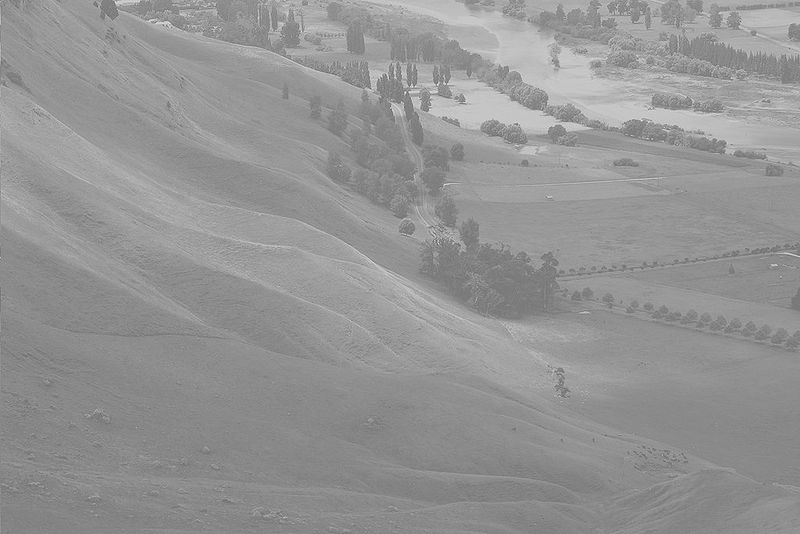
#> input picture DIP-Image-Enhancement-System/images/input/hawkes_bay_in (1).jpg, 800 x 534 px, found by its file name
$ jupyter execute lab_06.ipynb   (shell and % lines are left out)
#> lines starting #> are read from the running program, lines starting #| are printed output that depends on the picture
[cell 1]
from google.colab import files
uploaded = files.upload()
#> the answer given: hawkes_bay_in (1).jpg

[cell 2]
import cv2, numpy as np, matplotlib.pyplot as plt, os

os.makedirs("outputs", exist_ok=True)
IMAGE_NAME = "hawkes_bay_in (1).jpg"

def save_fig(fig, name):
    fig.savefig(f"outputs/{name}", dpi=120, bbox_inches='tight')
    plt.show(); plt.close(fig)

# ════════════════════════════════════
# PHASE 6.1 – Image Acquisition
# ════════════════════════════════════
img_bgr  = cv2.imread(IMAGE_NAME)
#> img_bgr is the input picture: shape (534, 800, 3); min 86, max 246, mean 148
img_rgb  = cv2.cvtColor(img_bgr, cv2.COLOR_BGR2RGB)
img_gray = cv2.cvtColor(img_bgr, cv2.COLOR_BGR2GRAY)
h, w, c  = img_rgb.shape
#> h = 534; w = 800; c = 3

print("="*55)
print("  PHASE 6.1 : Image Acquisition & Understanding")
print("="*55)
print(f"  Resolution : {h} x {w}")
#|   Resolution : 534 x 800
print(f"  Channels   : {c}")
#|   Channels   : 3
print(f"  Data Type  : {img_rgb.dtype}")
#|   Data Type  : uint8
print("  Pixel Matrix (top-left 5x5 grayscale):")
print(img_gray[:5, :5])
#| [[125 149 160 155 134]
#|  [181 150 130 123 148]
#|  [155 141 150 132 142]
#|  [135 133 152 140 139]
#|  [146 144 145 137 123]]

fig, axes = plt.subplots(1, 3, figsize=(14, 4))
fig.suptitle("Phase 6.1 – Image Acquisition & Understanding", fontsize=13, fontweight='bold')
axes[0].imshow(img_rgb);                       axes[0].set_title("Original RGB");       axes[0].axis('off')
axes[1].imshow(img_gray, cmap='gray');         axes[1].set_title("Grayscale");           axes[1].axis('off')
axes[2].imshow(img_gray[:30,:30],cmap='gray'); axes[2].set_title("Pixel Matrix (30x30)");axes[2].axis('off')
fig.text(0.5,-0.01,f"Resolution:{h}x{w} | Channels:{c} | dtype:{img_rgb.dtype}",ha='center',fontsize=10,color='navy')
save_fig(fig, "phase61_acquisition.jpg")

# ════════════════════════════════════
# PHASE 6.2 – Sampling & Quantization
# ════════════════════════════════════
print("\n" + "="*55)
print("  PHASE 6.2 : Sampling & Quantization")
print("="*55)

scales  = [0.25, 0.5, 1.0, 1.5, 2.0]
slabels = ['0.25x (Down)', '0.50x (Down)', '1x (Original)', '1.50x (Up)', '2x (Up)']
fig, axes = plt.subplots(1, 5, figsize=(22, 4))
fig.suptitle("Phase 6.2A – Sampling Comparison", fontsize=13, fontweight='bold')
for i, s in enumerate(scales):
    nh, nw = int(h*s), int(w*s)
    interp = cv2.INTER_AREA if s < 1 else cv2.INTER_LINEAR
    rs = cv2.resize(img_gray, (nw, nh), interpolation=interp)
    axes[i].imshow(rs, cmap='gray')
    axes[i].set_title(f"{slabels[i]}\n{nh}x{nw}")
    axes[i].axis('off')
    print(f"  {slabels[i]:15} -> {nh} x {nw}")
save_fig(fig, "phase62a_sampling.jpg")

fig, axes = plt.subplots(1, 3, figsize=(14, 4))
fig.suptitle("Phase 6.2B – Bit Depth Reduction", fontsize=13, fontweight='bold')
notes = ['Full quality', 'Slight banding', 'Heavy posterisation']
for i, b in enumerate([8, 4, 2]):
    lv = 2**b
    iq = np.uint8(np.round(img_gray/255*(lv-1)) * (255/(lv-1)))
    axes[i].imshow(iq, cmap='gray')
    axes[i].set_title(f"{b}-bit ({lv} levels)\n{notes[i]}")
    axes[i].axis('off')
    print(f"  {b}-bit -> {lv} levels -> {notes[i]}")
save_fig(fig, "phase62b_quantization.jpg")

# ════════════════════════════════════
# PHASE 6.3 – Geometric Transformations
# ════════════════════════════════════
print("\n" + "="*55)
print("  PHASE 6.3 : Geometric Transformations")
print("="*55)
cx, cy = w//2, h//2
#> cx = 400; cy = 267

fig, axes = plt.subplots(2, 4, figsize=(22, 9))
fig.suptitle("Phase 6.3A – Rotation (7 Angles)", fontsize=13, fontweight='bold')
axes = axes.flatten()
axes[0].imshow(img_gray, cmap='gray'); axes[0].set_title("Original"); axes[0].axis('off')
for i, ang in enumerate([30, 45, 60, 90, 120, 150, 180]):
    M   = cv2.getRotationMatrix2D((cx, cy), ang, 1.0)
    rot = cv2.warpAffine(img_gray, M, (w, h))
    axes[i+1].imshow(rot, cmap='gray')
    axes[i+1].set_title(f"Rotation {ang}°")
    axes[i+1].axis('off')
save_fig(fig, "phase63a_rotation.jpg")

M_t    = np.float32([[1,0,50],[0,1,30]])
img_t  = cv2.warpAffine(img_gray, M_t, (w, h))
pts1   = np.float32([[0,0],[w,0],[0,h]])
#> pts1 = [[0, 0], [800, 0], [0, 534]]
pts2   = np.float32([[0,0],[w,0],[int(0.3*h),h]])
#> pts2 = [[0, 0], [800, 0], [160, 534]]
M_s    = cv2.getAffineTransform(pts1, pts2)
img_s  = cv2.warpAffine(img_gray, M_s, (w, h))
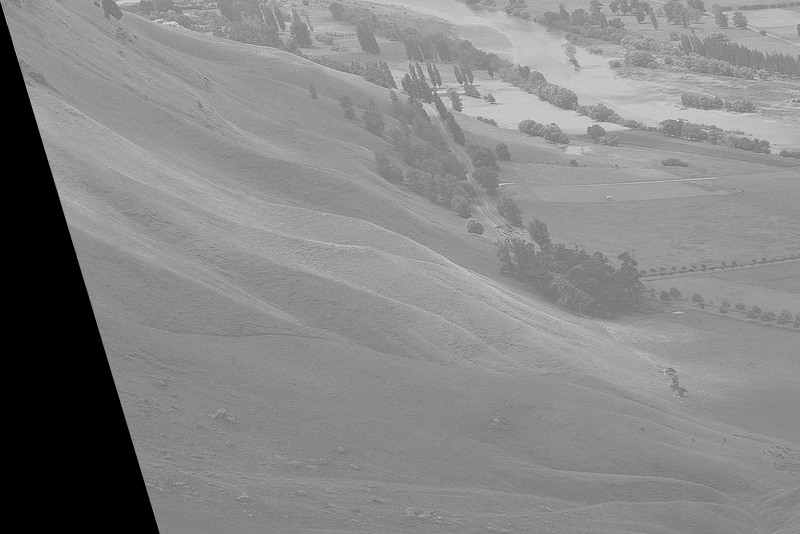
#> img_s: shape (534, 800); min 0, max 243, mean 133.8
fig, axes = plt.subplots(1, 3, figsize=(15, 4))
fig.suptitle("Phase 6.3B – Translation & Shearing", fontsize=13, fontweight='bold')
for ax,im,t in zip(axes,[img_gray,img_t,img_s],["Original","Translated (50,30)","Horizontal Shear"]):
    ax.imshow(im, cmap='gray'); ax.set_title(t); ax.axis('off')
#> this loop made 3 passes
#> t on passes 1 to 3: 'Original', 'Translated (50,30)', 'Horizontal Shear'
save_fig(fig, "phase63b_trans_shear.jpg")

Mf    = cv2.getRotationMatrix2D((cx,cy),  90, 1.0)
Mi    = cv2.getRotationMatrix2D((cx,cy), -90, 1.0)
r90   = cv2.warpAffine(img_gray, Mf, (w, h))
rst   = cv2.warpAffine(r90,      Mi, (w, h))
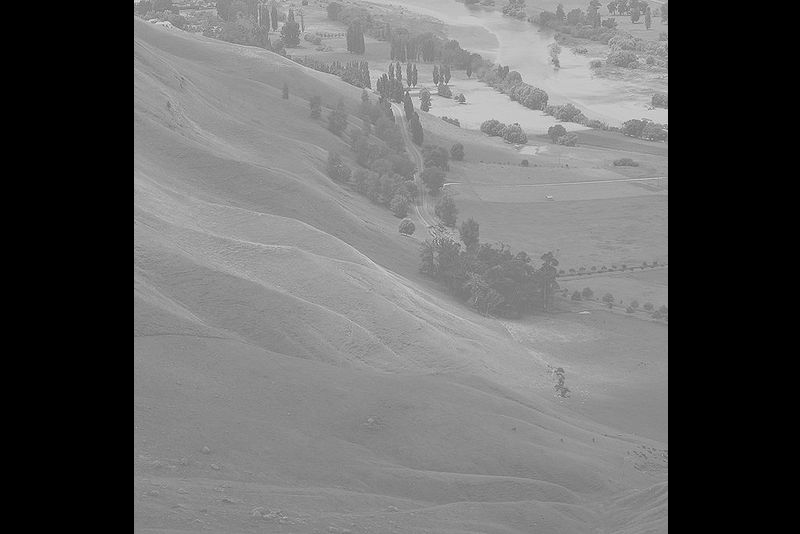
#> rst: shape (534, 800); min 0, max 246, mean 99.4
fig, axes = plt.subplots(1, 3, figsize=(15, 4))
fig.suptitle("Phase 6.3C – Inverse Transformation", fontsize=13, fontweight='bold')
for ax,im,t in zip(axes,[img_gray,r90,rst],["Original","Rotated 90°","Restored (-90°)"]):
    ax.imshow(im, cmap='gray'); ax.set_title(t); ax.axis('off')
#> this loop made 3 passes
#> t on passes 1 to 3: 'Original', 'Rotated 90°', 'Restored (-90°)'
save_fig(fig, "phase63c_inverse.jpg")
print("  Translation : tx=50, ty=30 ✓")
print("  Shearing    : Horizontal factor=0.3 ✓")
print("  Inverse     : Rotate 90° → Restore -90° ✓")

# ════════════════════════════════════
# PHASE 6.4 – Intensity Transformations
# ════════════════════════════════════
print("\n" + "="*55)
print("  PHASE 6.4 : Intensity Transformations")
print("="*55)
img_d   = img_gray.astype(np.float64) / 255.0
img_neg = 1.0 - img_d
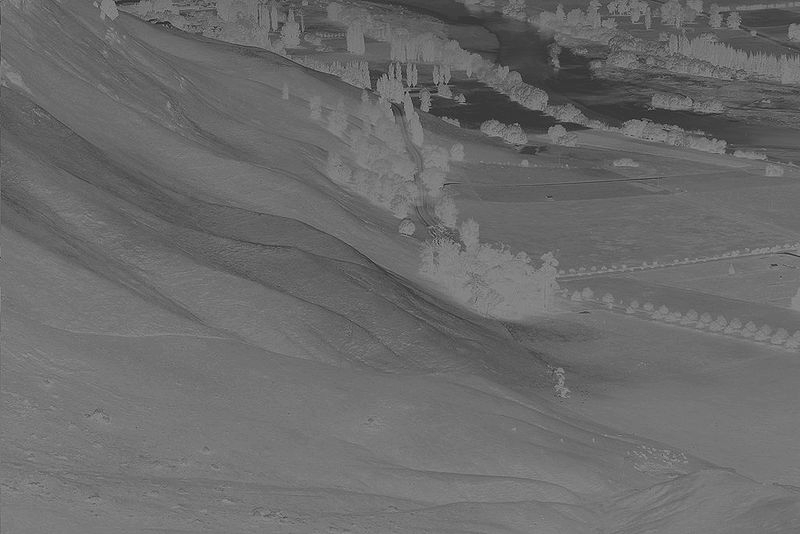
#> img_neg: shape (534, 800) float64; min 0.0353, max 0.663, mean 0.42
img_log = np.log1p(img_d); img_log /= img_log.max()
#> after `img_log /= img_log.max()`:
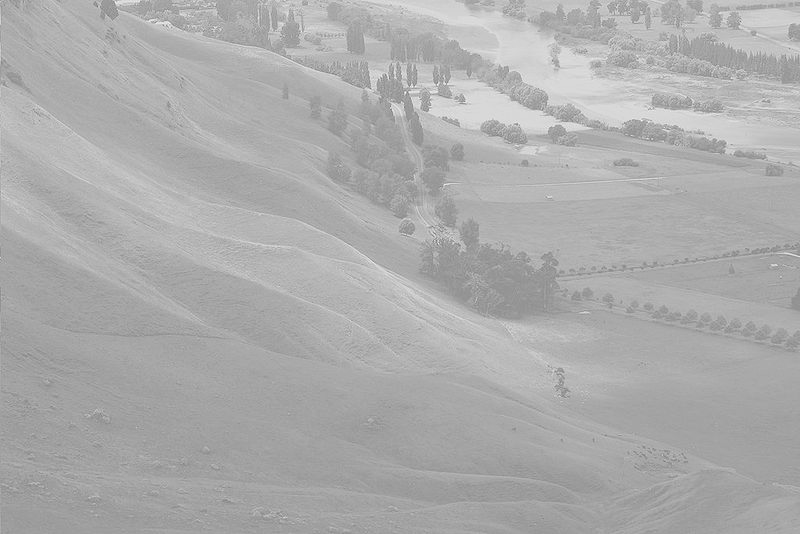
#> img_log: shape (534, 800) float64; min 0.43, max 1, mean 0.677
img_g05 = np.power(img_d, 0.5)
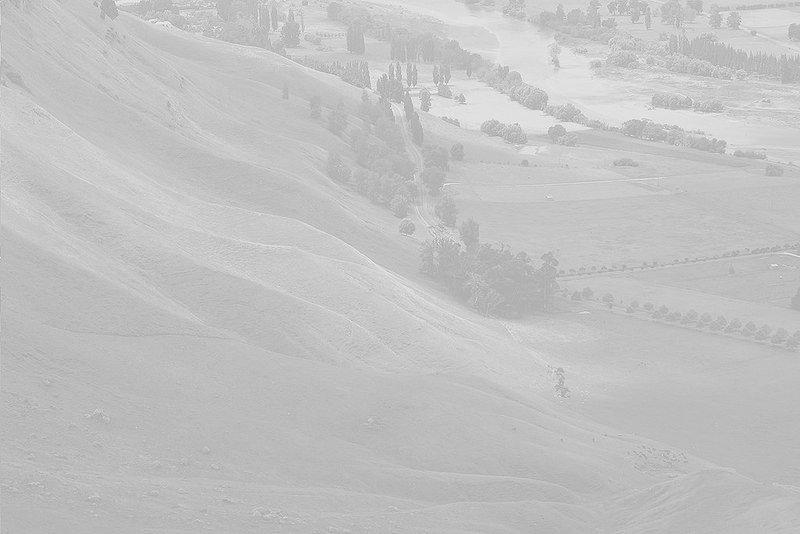
#> img_g05: shape (534, 800) float64; min 0.581, max 0.982, mean 0.761
img_g15 = np.power(img_d, 1.5)
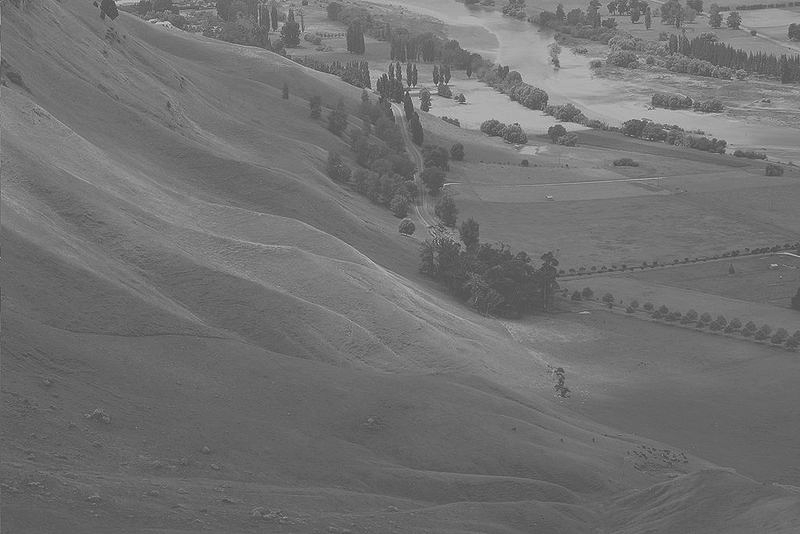
#> img_g15: shape (534, 800) float64; min 0.196, max 0.948, mean 0.444

fig, axes = plt.subplots(1, 5, figsize=(22, 4))
fig.suptitle("Phase 6.4 – Intensity Transformations", fontsize=13, fontweight='bold')
for ax,im,t in zip(axes,
                   [img_d, img_neg, img_log, img_g05, img_g15],
                   ["Original","Negative","Log (C=1)","Gamma=0.5\n(Brighter)","Gamma=1.5\n(Darker)"]):
    ax.imshow(im, cmap='gray', vmin=0, vmax=1); ax.set_title(t); ax.axis('off')
#> this loop made 5 passes
#> t on passes 1 to 3: 'Original', 'Negative', 'Log (C=1)'
save_fig(fig, "phase64_intensity.jpg")
print("  Gamma=0.5 → BEST for BRIGHTENING ✓")
print("  Log       → BEST for dark detail highlighting ✓")

# ════════════════════════════════════
# PHASE 6.5 – Histogram Processing
# ════════════════════════════════════
print("\n" + "="*55)
print("  PHASE 6.5 : Histogram Processing")
print("="*55)
counts, _ = np.histogram(img_gray.ravel(), 256, (0, 256))
#> counts = 256 values, max 15946 at index 138, min 0 at index 0, mean 1668.8
nonzero   = np.sum(counts > 0)
#> nonzero = 143
print(f"  Active bins: {nonzero}/256 → {'LOW contrast' if nonzero<100 else 'HIGH contrast'}")
#|   Active bins: 143/256 → HIGH contrast

pdf_v = counts / counts.sum()
#> pdf_v = 256 values, max 0.0373 at index 138, min 0 at index 0, mean 0.00391
cdf_v = np.cumsum(pdf_v)
#> cdf_v = 256 values from 0 to 1
lut   = np.uint8(255 * cdf_v)
#> lut = 256 values from 0 to 254
img_eq_m = lut[img_gray]
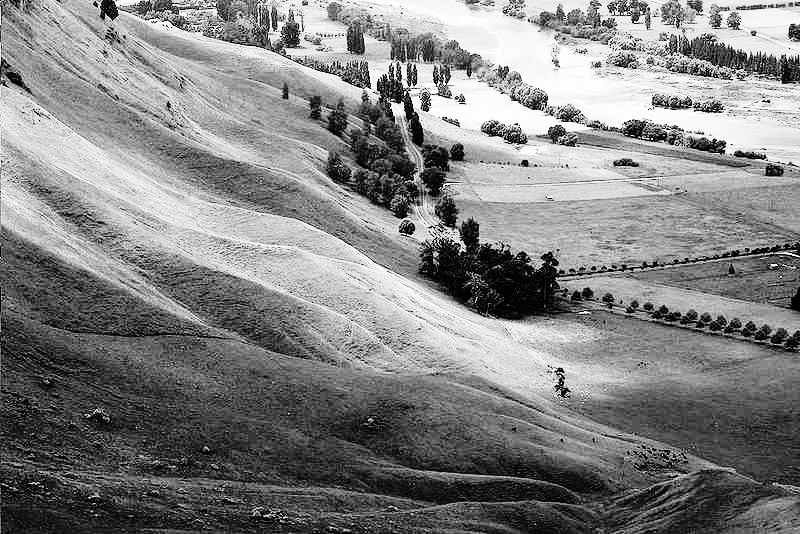
#> img_eq_m: shape (534, 800); min 0, max 254, mean 129.8
img_eq_b = cv2.equalizeHist(img_gray)

fig, axes = plt.subplots(2, 3, figsize=(16, 9))
fig.suptitle("Phase 6.5 – Histogram Equalization Comparison", fontsize=13, fontweight='bold')
for col, (im, t) in enumerate(zip([img_gray, img_eq_m, img_eq_b],
                                   ["Original","Manual HE","cv2.equalizeHist()"])):
    axes[0][col].imshow(im, cmap='gray'); axes[0][col].set_title(t); axes[0][col].axis('off')
    axes[1][col].hist(im.ravel(), 256, (0,255), color='steelblue', edgecolor='none')
    axes[1][col].set_title(f"Histogram: {t}"); axes[1][col].set_xlabel("Intensity")
#> this loop made 3 passes
save_fig(fig, "phase65_histogram.jpg")

fig, ax = plt.subplots(figsize=(8, 4))
ax.plot(cdf_v, color='blue', linewidth=2)
ax.set_title("CDF Used for Equalization"); ax.set_xlabel("Intensity"); ax.set_ylabel("Cumulative Probability"); ax.grid(True)
save_fig(fig, "phase65_cdf.jpg")
#> in save_fig (call 9), `fig.savefig(f"outputs/{name}", dpi=120, bbox_inches='tight')`:
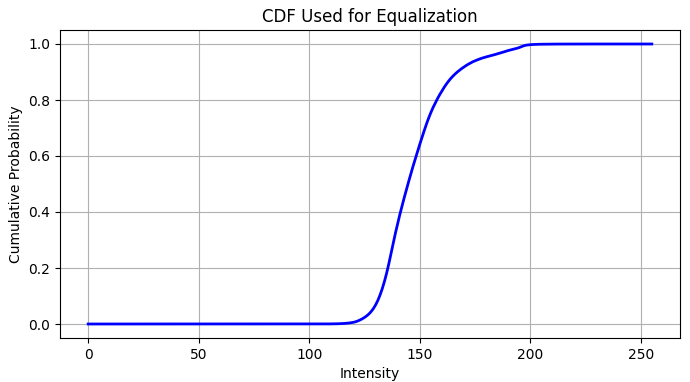
#> figure drawn by matplotlib, 1 panel; curve peaks at x = 246, y = 1

std_o = np.std(img_gray.astype(float))
#> std_o = 15.15
std_m = np.std(img_eq_m.astype(float))
#> std_m = 72.96
std_b = np.std(img_eq_b.astype(float))
#> std_b = 72.95
fig, ax = plt.subplots(figsize=(7, 4))
bars = ax.bar(["Original","Manual HE","equalizeHist()"],[std_o,std_m,std_b],color=['#4472C4','#ED7D31','#A9D18E'])
for bar, v in zip(bars,[std_o,std_m,std_b]):
    ax.text(bar.get_x()+bar.get_width()/2, bar.get_height()+0.5, f"{v:.1f}", ha='center')
#> this loop made 3 passes
#> v on passes 1 to 3: 15.15, 72.96, 72.95
ax.set_ylabel("Standard Deviation"); ax.set_title("Contrast Comparison (Std Dev)"); ax.grid(axis='y')
save_fig(fig, "phase65_stddev.jpg")
#> in save_fig (call 10), `fig.savefig(f"outputs/{name}", dpi=120, bbox_inches='tight')`:
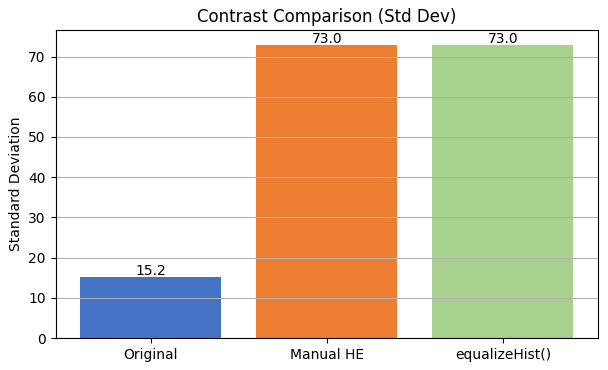
#> figure drawn by matplotlib, 1 panel; tallest bar 72.96 high, from x = 0.6 to 1.4
print(f"  Std Dev → Original:{std_o:.1f}  ManualHE:{std_m:.1f}  cv2HE:{std_b:.1f}")
#|   Std Dev → Original:15.2  ManualHE:73.0  cv2HE:73.0

# ════════════════════════════════════
# PHASE 6.6 – Final Integrated Pipeline
# ════════════════════════════════════
print("\n" + "="*55)
print("  PHASE 6.6 : Final Integrated Pipeline")
print("="*55)

def process_image(inp):
    g   = cv2.cvtColor(inp, cv2.COLOR_BGR2GRAY) if len(inp.shape)==3 else inp.copy()
    d   = g.astype(np.float64)/255.0
    lg  = np.log1p(d); lg = (lg/lg.max()*255).astype(np.uint8)
    gm  = np.power(lg.astype(np.float64)/255.0, 0.5)
    gm  = (gm*255).astype(np.uint8)
    cnt,_ = np.histogram(gm.ravel(), 256, (0,256))
#> cnt = 256 values, max 31653 at index 203, min 0 at index 0, mean 1668.8
    lut2  = np.uint8(255*np.cumsum(cnt/cnt.sum()))
#> lut2 = 256 values from 0 to 254
    return lut2[gm]

enhanced = process_image(img_bgr)

fig, axes = plt.subplots(1, 3, figsize=(15, 5))
fig.suptitle("Phase 6.6 – Final Pipeline Result", fontsize=13, fontweight='bold')
axes[0].imshow(img_rgb);              axes[0].set_title("INPUT: Original RGB");  axes[0].axis('off')
axes[1].imshow(img_gray, cmap='gray');axes[1].set_title("Step1: Grayscale");     axes[1].axis('off')
axes[2].imshow(enhanced, cmap='gray');axes[2].set_title("OUTPUT: Enhanced");     axes[2].axis('off')
save_fig(fig, "phase66_pipeline.jpg")

fig, axes = plt.subplots(1, 2, figsize=(12, 4))
fig.suptitle("Before vs After Histogram", fontsize=13, fontweight='bold')
axes[0].hist(img_gray.ravel(),256,(0,255),color='steelblue',edgecolor='none'); axes[0].set_title("Before"); axes[0].set_xlabel("Intensity")
axes[1].hist(enhanced.ravel(),256,(0,255),color='tomato',   edgecolor='none'); axes[1].set_title("After (Enhanced)"); axes[1].set_xlabel("Intensity")
save_fig(fig, "phase66_before_after_hist.jpg")
#> in save_fig (call 12), `fig.savefig(f"outputs/{name}", dpi=120, bbox_inches='tight')`:
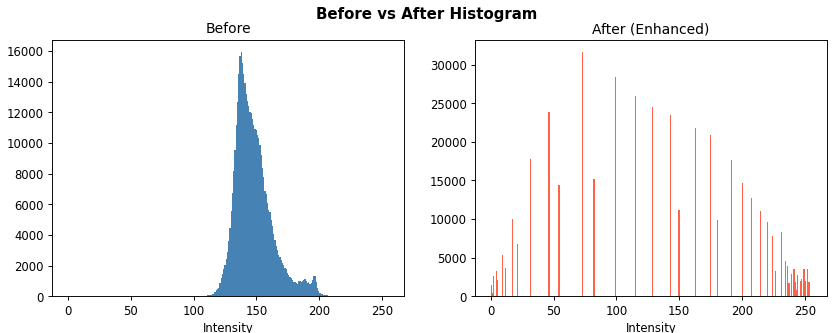
#> figure drawn by matplotlib, 2 panels; panel 1: tallest bar 15946 high, from x = 137.5 to 138.5; panel 2: tallest bar 31653 high, from x = 72.71 to 73.71

cv2.imwrite("outputs/235154_enhanced_output.jpg", enhanced)
print("  Pipeline: Grayscale → Log → Gamma(0.5) → HistEQ ✓")
print("  Saved → outputs/235154_enhanced_output.jpg ✓")

# ════════════════════════════════════
# Q&A – Section 7.4
# ════════════════════════════════════
print("\n" + "="*55)
print("  Q&A – Section 7.4")
print("="*55)
print("Q1: HE spreads intensities across full 0-255 range using CDF → improves contrast.")
print("Q2: Gamma<1 brightens (raises dark pixels). Gamma>1 darkens (compresses brights).")
print("Q3: Fewer bit levels = banding/posterisation = visible quality loss.")
print("Q4: Rotation is reversible (+90°→-90° = original). Quantization is NOT reversible.")
print("Q5: Geometric transforms shift pixel positions. Intensity transforms change pixel values.")

print("\n" + "★"*55)
print("  ALL 6 PHASES COMPLETE ✅")
print("  All figures saved in → outputs/ folder")
print("★"*55)
